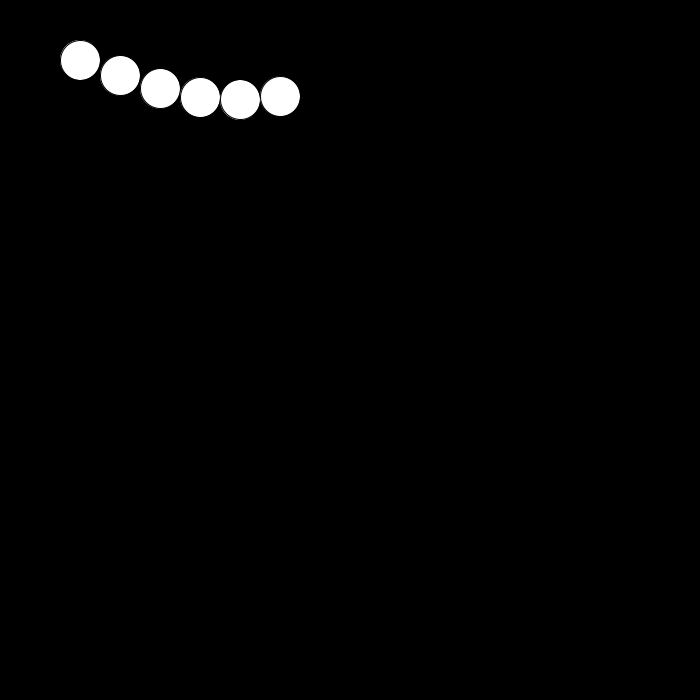
Frame 1 (no input)
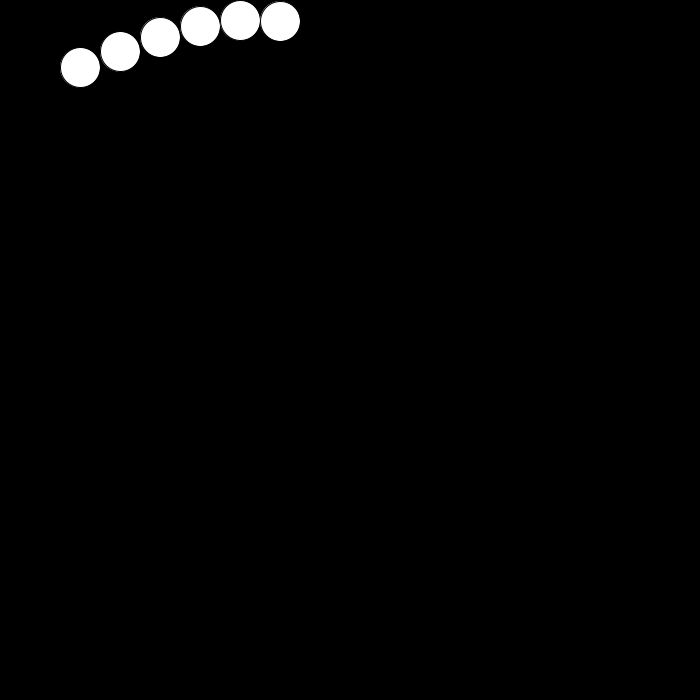
Frame 60 (the mouse pressed at the canvas centre just before this capture)
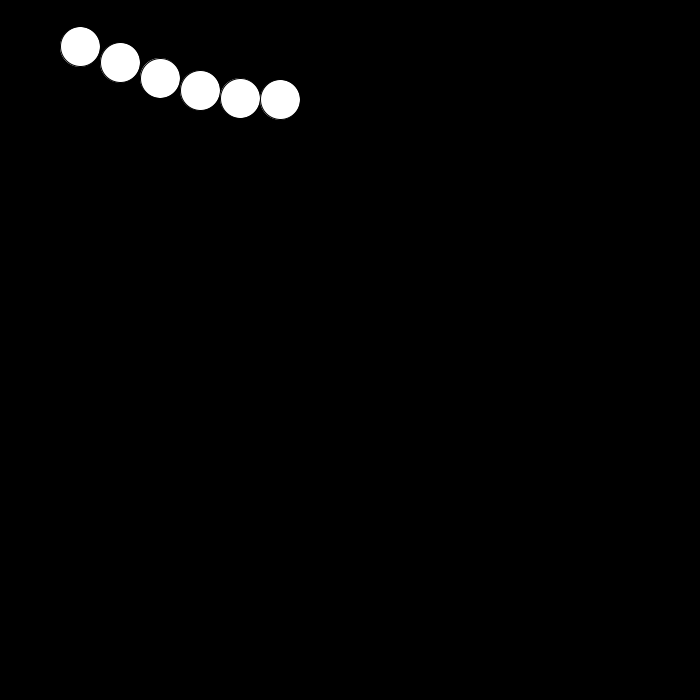
Frame 120 (the mouse held since frame 60 and released just before this capture)

The Processing sketch that drew these frames (run headless with seeded random() and noise(); from frame 60 on, the mouse is pressed at the canvas centre):

// Processing sketch: Make_Processing_7_13_2_Sine_Wave_MovementExp
// ── Make_Processing_7_13_2_Sine_Wave_MovementExp.pde
float angle = 0.0;
float offset = 60;
float scalar = 40;
float speed = 0.05;


void setup() {
  size(700, 700);
  smooth();
  
}

void draw() {
  background(0);
  float y1 = offset + sin(angle)*scalar;
  float y2 = offset + sin(angle + 0.4)*scalar;
  float y3 = offset + sin(angle+0.8)*scalar;
  float y4 = offset + sin(angle+1.2)*scalar;
  float y5 = offset + sin(angle + 1.6)*scalar;
  float y6 = offset + sin(angle+2.0)*scalar;
  ellipse(80, y1, 40, 40);
  ellipse(120, y2, 40, 40);
  ellipse(160, y3, 40, 40);
  ellipse(200, y4, 40, 40);
  ellipse(240, y5, 40, 40);
  ellipse(280, y6, 40, 40);
  angle += speed;
}
